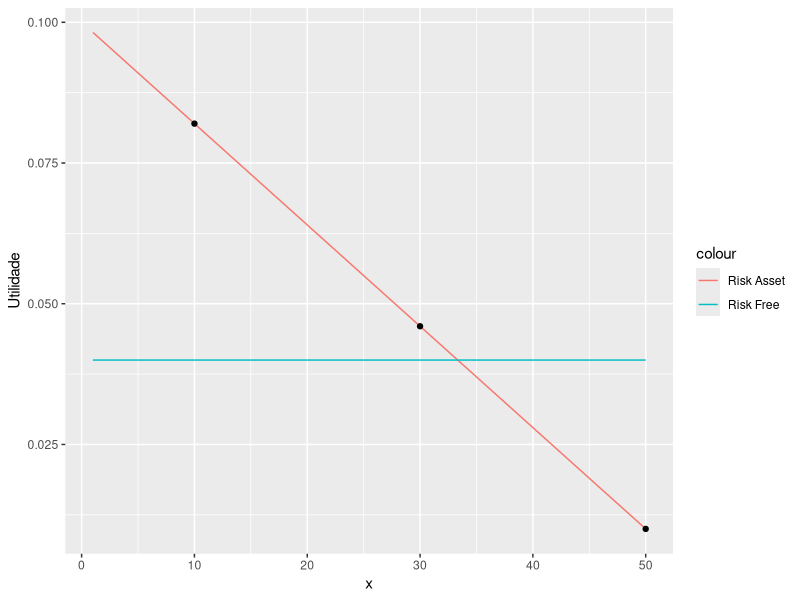

The R source for this figure:
# Carrega bibliotecas
library(ggplot2)
library(dplyr)
library(tibble)

# Limpa variaveis
rm(list=ls())

# Determina a funcao utilidade
U = function(gamma, r, s){
  ret = r - gamma/2*s
}

# Valores informados do problemas
  
  # Valores do eixo x (gamma) que vamos utilizar para tracar o grafico
  x = 1:50
  
  # Ativo de risco
  r = 0.1
  
  # Ativo livre de risco
  rf = 0.04
  
  # Sigma
  s = 0.0036

# constroi uma tabela que deve Contem os valores
dados = tibble(gamma = x, Utilidade = U(x, r, s))

# Busca os valores de 10 30 e 50 na tabela
dados.selecao = dplyr::filter(dados, gamma %in% c(10,30,50)) 

print(dados.selecao)

# Imprime os graficos
ggplot(dados, aes(x=x)) + 
  geom_line(aes(y=Utilidade, colour = "Risk Asset")) +
  geom_line(aes(y=rf, colour = "Risk Free")) +
  geom_point(data = dados.selecao, aes(x=gamma,  y=Utilidade))

             